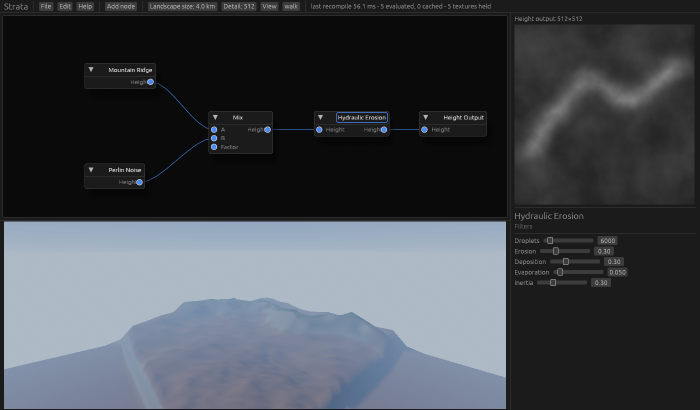
#> input picture docs/img/graph.png, 1400 x 820 px (shown at 1/2 size)
$ python -i images.py   (imports and definitions only)
#> lines starting #> are read from the running program, lines starting #| are printed output that depends on the picture
"""Produce the site's web images from the strata-rs source assets.

    python tools/images.py [path-to-strata-rs]

Writes WebP screenshots, the social-card JPEG and the favicons into docs/.
Outputs are committed, so this only needs rerunning when the source shots are
recaptured (see steam/shots/README.md in strata-rs).
"""
import json
import os
import sys

from PIL import Image, ImageDraw

HERE = os.path.dirname(os.path.abspath(__file__))
ROOT = os.path.dirname(HERE)
IMG = os.path.join(ROOT, 'docs', 'img')
DOCS = os.path.join(ROOT, 'docs')

# source relative to the strata-rs checkout -> published basename
SHOTS = {
    'steam/shots/graph.png': 'graph',
    'steam/shots/river.png': 'river',
    'steam/shots/layers.png': 'layers',
    'steam/shots/walk-river.png': 'walk-river',
    'steam/shots/guided.png': 'guided',
}
KEYART = 'itch/assets/key-art-1438x810.jpg'

MAX_W = 1400      # shown at ~640 CSS px; this covers 2x displays
QUALITY = 80
BG = (11, 14, 19)
GOLD = (255, 193, 97)


# [17 lines left out: functions find_repo, webp, not called in this run]


def social_card(src):
    """1200x630 JPEG for Open Graph: the one size every platform agrees on,
    in the one format all of them render without argument."""
#> called with src = '../docs/img/graph.png'
    im = Image.open(src).convert('RGB')
#> im is the input picture: PIL image 1400x820 RGB; mean R, G, B 66.5, 70.9, 76.8
    target = 1200 / 630
    if im.width / im.height > target:                   # too wide: crop sides
        w = round(im.height * target)
        im = im.crop(((im.width - w) // 2, 0, (im.width - w) // 2 + w, im.height))
    else:                                               # too tall: crop bottom
        h = round(im.width / target)
#> h = 735
        top = round((im.height - h) * 0.25)             # keep the peaks, drop foreground
#> top = 21
        im = im.crop((0, top, im.width, top + h))
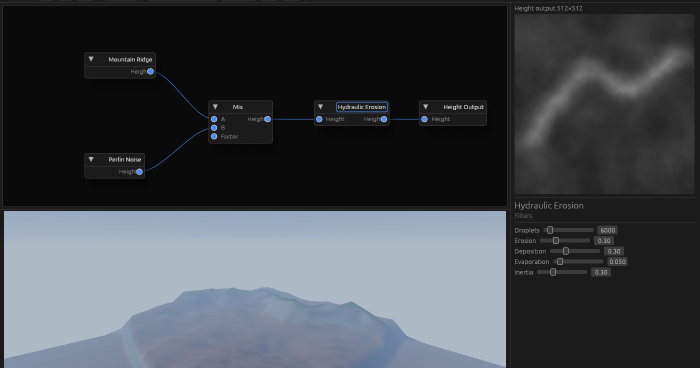
#> im: PIL image 1400x735 RGB (shown at 1/2 size); mean R, G, B 65.1, 69.5, 74.7
    im = im.resize((1200, 630), Image.LANCZOS)
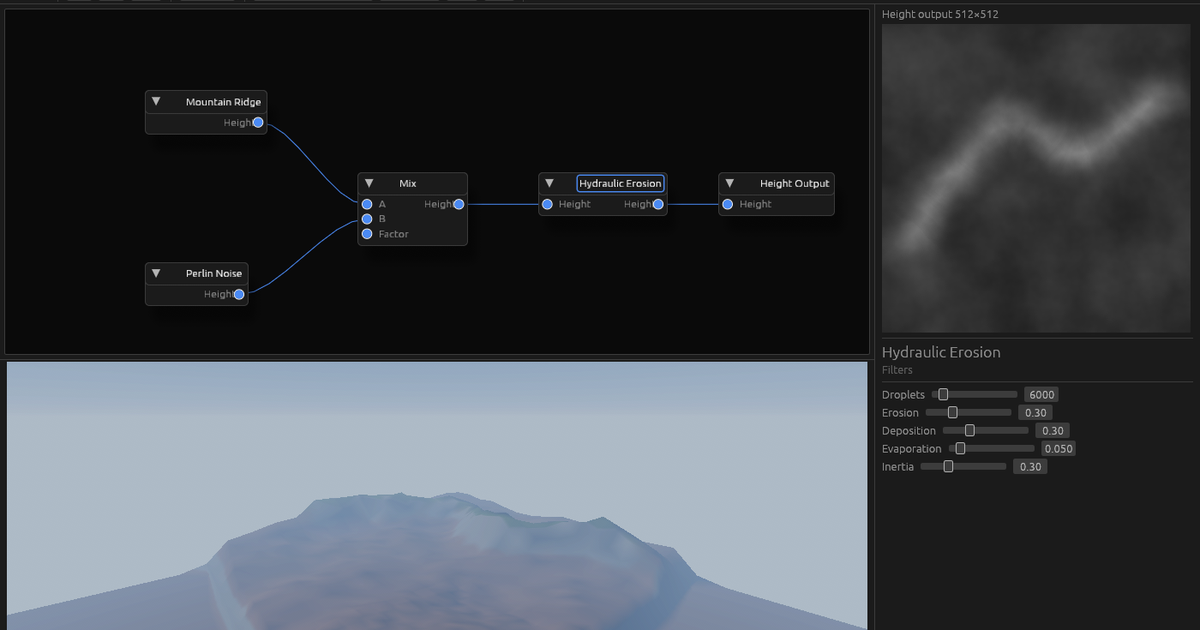
#> im: PIL image 1200x630 RGB; mean R, G, B 65.2, 69.5, 74.7
    out = os.path.join(DOCS, 'og.jpg')
    im.save(out, 'JPEG', quality=84, optimize=True, progressive=True)
    return out


# [23 lines left out: function chevron, not called in this run]


FAVICON_SVG = """<svg xmlns="http://www.w3.org/2000/svg" viewBox="0 0 64 64">
  <rect width="64" height="64" rx="12" fill="#0b0e13"/>
  <path d="M14 42 L32 20 L50 42" fill="none" stroke="#ffc161" stroke-width="7"
        stroke-linecap="round" stroke-linejoin="round"/>
</svg>
"""


# [37 lines left out: function main, not called in this run]


# [2 lines not run here, left out]

>>> result = social_card('../docs/img/graph.png')
